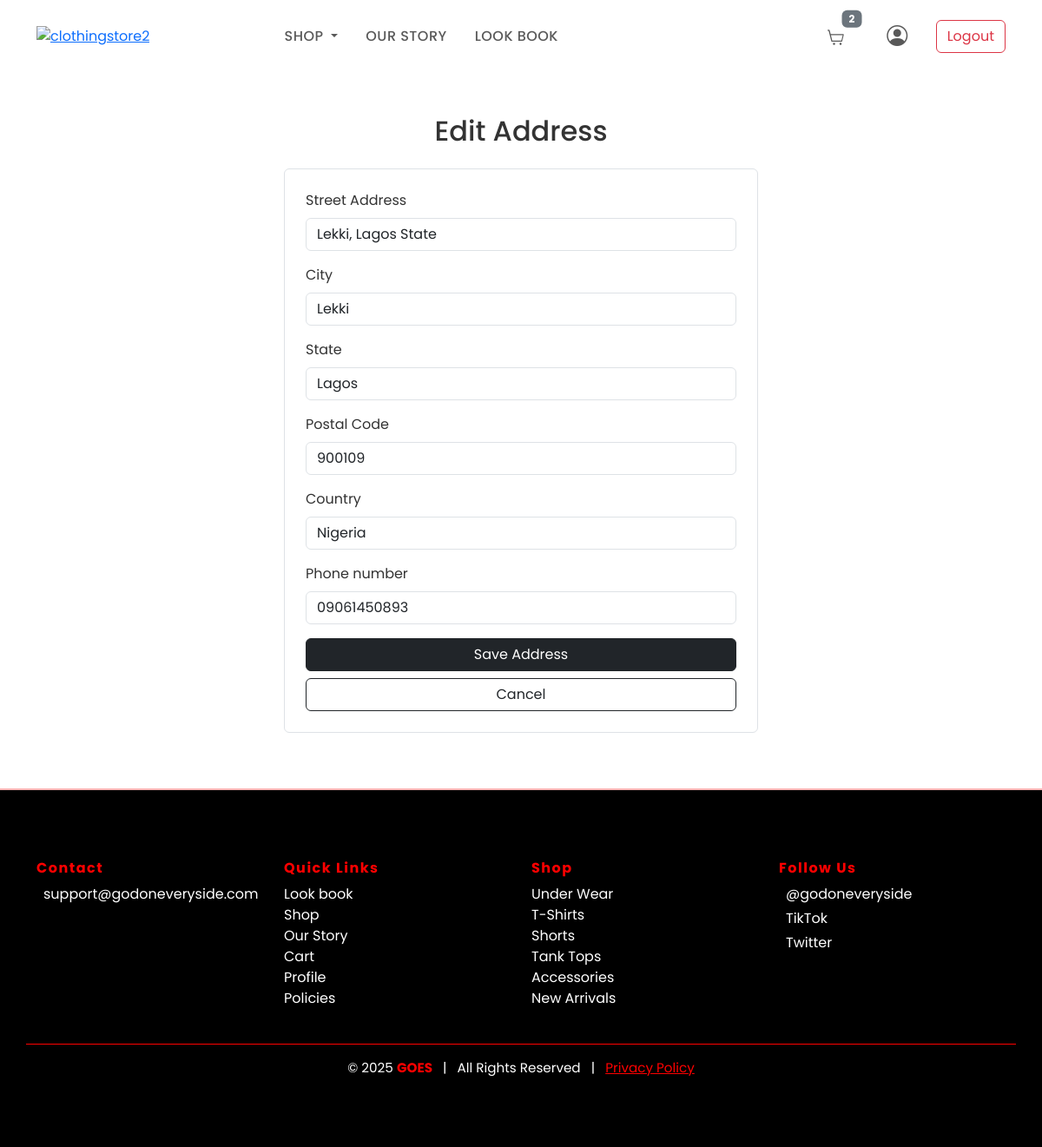
The page /edit-address/ (signed in) on the database its author committed.
### GOESApp/models.py (models this page shows, shortened)
class Address(models.Model):
    full_name = models.CharField(max_length=100, blank=True, null=True)
    street = models.CharField(max_length=255, blank=True, null=True)
    city = models.CharField(max_length=100, blank=True, null=True)
    state = models.CharField(max_length=100, blank=True, null=True)
    postal_code = models.CharField(max_length=20, blank=True, null=True)
    country = models.CharField(max_length=100, blank=True, null=True)
    phone_number = models.CharField(max_length=15, null=True, blank=True)
    class Meta:
        verbose_name = 'Address'
        verbose_name_plural = 'Addresses'

class Category(models.Model):
    name = models.CharField(max_length=100, blank=True, null=True)
    description = models.TextField(blank=True, null=True)
    class Meta:
        verbose_name = "Category"
        verbose_name_plural = "Categories"

### GOESApp/views.py (the view)
# urls.py: path('edit-address/', views.edit_address, name='edit_address'),
@login_required(login_url='/login_user')
def edit_address(request):
    categories = Category.objects.all()
    user = request.user
    address = user.address if hasattr(user, 'address') and user.address else None
    if request.method == 'POST':
        form = AddressForm(request.POST, instance=address)
        if form.is_valid():
            address = form.save()
            if not user.address:
                user.address = address
                user.save()
            messages.success(request, "Address updated successfully.")
            return redirect('profile')
        else:
            messages.error(request, "Please correct the errors in the form.")
    else:
        form = AddressForm(instance=address)
    context = {
        'form': form,
        'is_edit': address,
        'categories': categories,
    }
    return render(request, 'GOESAPP/edit_address.html', context)

### GOESApp/forms.py
class AddressForm(forms.ModelForm):
    state = forms.CharField(
        required=True,
        widget=forms.Select(attrs={'class': 'form-control'}),
    )
    def __init__(self, *args, **kwargs):
        super().__init__(*args, **kwargs)
        self.fields['state'].widget.choices = NIGERIAN_STATES
    country = forms.ChoiceField(
        choices=COUNTRIES,
        required=True,
        widget=forms.Select(attrs={'class': 'form-control'})
    )
    class Meta:
        model = Address
        fields = ['full_name', 'street', 'city', 'state', 'postal_code', 'country','phone_number']
        widgets = {
            'full_name': forms.TextInput(attrs={'class': 'form-control', 'placeholder': 'Enter full name'}),
            'street': forms.TextInput(attrs={'class': 'form-control', 'placeholder': 'Enter street address'}),
            'city': forms.TextInput(attrs={'class': 'form-control', 'placeholder': 'Enter city'}),
            'postal_code': forms.TextInput(attrs={'class': 'form-control', 'placeholder': 'Enter postal code'}),
            'phone_number': forms.TextInput(attrs={'class': 'form-control', 'placeholder': 'Enter Phone Number'}),
        }

### GOESApp/context_processors.py (called while the page is built)
def cart_item_count(request):
    count = 0
    try:
        if request.user.is_authenticated:
            cart = Cart.objects.get(user=request.user)
        else:
            session_key = request.session.session_key
            if not session_key:
                request.session.create()
            session_key = request.session.session_key
            cart = Cart.objects.get(session_key=session_key)
        if cart:
            count = sum(item.quantity for item in cart.items.all())
    except Cart.DoesNotExist:
        pass
    return {'cart_count': count}

### GOESApp/templates/GOESAPP/edit_address.html (shortened to what this page needs)
{% load static %}
<!DOCTYPE html>
<html lang="en">
<head>
  <link href="https://cdn.jsdelivr.net/npm/bootstrap@5.3.0/dist/css/bootstrap.min.css" rel="stylesheet" />
  <link href="https://cdn.jsdelivr.net/npm/bootstrap-icons@1.10.5/font/bootstrap-icons.css" rel="stylesheet" />
</head>
<body>
  <nav class="navbar navbar-expand-lg navbar-light bg-white py-3">
    <div class="container">
      <div class="mcb-column-inner mfn-module-wrapper mcb-column-inner-hh9pp43d mcb-item-header_logo-inner">
        <a class="logo-wrapper" href="{% url 'home' %}">
          <img style="width:100px;" src="{% static 'images/LOGO_20_TRANS[1].png'%}" alt="clothingstore2" />
        </a>
      </div>
      <div class="collapse navbar-collapse" id="navMenu">
        <ul class="navbar-nav mx-auto">
          <li class="nav-item dropdown">
            <a class="nav-link dropdown-toggle" href="#" id="collectionsDropdown" role="button" data-bs-toggle="dropdown" aria-expanded="false">
              Shop
            </a>
          </li>
          <li class="nav-item">
            <a class="nav-link" href="{% url 'our_story' %}">Our Story</a>
          </li>
          <li class="nav-item">
            <a class="nav-link" href="{% url 'shop' %}">Look Book</a>
          </li>
        </ul>
        <ul class="navbar-nav ms-auto align-items-center">
          {% if user.is_authenticated %}
            <li class="nav-item me-3">
              <a class="nav-link position-relative" href="{% url 'cart' %}">
                {% if cart_count > 0 %}
                  <span class="badge bg-secondary position-absolute top-0 start-100 translate-middle">{{ cart_count }}</span>
                {% endif %}
              </a>
            </li>
            <li class="nav-item me-3">
              <a class="nav-link" href="{% url 'profile' %}" title="Your Account">
                <i class="bi bi-person-circle" style="font-size: 1.5rem;"></i>
              </a>
            </li>
            <li class="nav-item">
              <a class="btn btn-outline-danger" href="{% url 'logout_user' %}">Logout</a>
            </li>
          {% endif %}
        </ul>
      </div>
    </div>
  </nav>
  <section class="container my-5">
    <h2 class="mb-4 text-center">{% if is_edit %}Edit Address{% else %}Add Address{% endif %}</h2>
    <div class="row justify-content-center">
      <div class="col-lg-6">
        <div class="border rounded p-4">
          <form method="POST">
            <div class="mb-3">
              <label for="{{ form.street.id_for_label }}" class="form-label">Street Address</label>
              {{ form.street }}
            </div>
            <div class="mb-3">
              <label for="{{ form.city.id_for_label }}" class="form-label">City</label>
              {{ form.city }}
            </div>
            <div class="mb-3">
              <label for="{{ form.state.id_for_label }}" class="form-label">State</label>
              {{ form.state }}
            </div>
            <div class="mb-3">
              <label for="{{ form.postal_code.id_for_label }}" class="form-label">Postal Code</label>
              {{ form.postal_code }}
            </div>
            <div class="mb-3">
              <label for="{{ form.country.id_for_label }}" class="form-label">Country</label>
              {{ form.country }}
            </div>
            <div class="md-3">
                <label for="{{ form.phone_number.id_for_label }}" class="form-label">Phone number</label>
                {{ form.phone_number }}
              </div>
            <div class="d-grid mt-3 gap-2">
              <button type="submit" class="btn btn-dark">Save Address</button>
              <a href="{% url 'profile' %}" class="btn btn-outline-dark">Cancel</a>
            </div>
          </form>
        </div>
      </div>
    </div>
  </section>
			<footer id="mfn-footer-template" class="text-white" style="background-color: #000 !important; font-family: 'Poppins', sans-serif; border-top: 2px solid  #ffb3b3;">
			<div class="container py-5">
				<div class="row gy-4">
				<div class="col-12 col-sm-6 col-md-3">
					<h6 style="color:  red; font-weight: 700; letter-spacing: 1.5px;">Contact</h6>
					<p class="mb-2" style="font-size: 1rem;">
					<a href="mailto:godoneveryside@outlook.com" class="text-white text-decoration-none">support@godoneveryside.com</a>
					</p>
					<p style="font-size: 1rem;">
					</p>
				</div>
				<div class="col-12 col-sm-6 col-md-3">
					<h6 style="color: red; font-weight: 700; letter-spacing: 1.5px;">Quick Links</h6>
					<ul class="list-unstyled" style="font-size: 1rem;">
					<li><a href="{% url 'shop' %}" class="text-white text-decoration-none">Look book</a></li>
					<li><a href="{% url 'shop' %}" class="text-white text-decoration-none">Shop</a></li>
					<li><a href="{% url 'our_story' %}" class="text-white text-decoration-none">Our Story</a></li>
					<li><a href="{% url 'cart' %}" class="text-white text-decoration-none">Cart</a></li>
					<li><a href="{% url 'profile' %}" class="text-white text-decoration-none">Profile</a></li>
					<li><a href="{% url 'policies' %}" class="text-white text-decoration-none">Policies</a></li>
					</ul>
				</div>
				<div class="col-12 col-sm-6 col-md-3">
					<h6 style="color:  red; font-weight: 700; letter-spacing: 1.5px;">Shop</h6>
					<ul class="list-unstyled" style="font-size: 1rem;">
					{% for category in categories %}
						<li><a href="{% url 'shop' %}?category={{ category.id }}" class="text-white text-decoration-none" >{{ category.name }}</a></li>
					{% empty %}
						<li class="text-muted">No collections found.</li>
					{% endfor %}
					</ul>
				</div>
				<div class="col-12 col-sm-6 col-md-3">
					<h6 style="color:  red; font-weight: 700; letter-spacing: 1.5px;">Follow Us</h6>
					<p class="mb-1" style="font-size: 1rem;">
					<a href="https://www.instagram.com/godoneveryside/" target="_blank" class="text-white text-decoration-none">@godoneveryside</a>
					</p>
					<p class="mb-1" style="font-size: 1rem;">
					<a href="https://www.tiktok.com/@godoneveryside" target="_blank" class="text-white text-decoration-none">TikTok</a>
					</p>
					<p style="font-size: 1rem;">
					<a href="https://twitter.com/godoneveryside" target="_blank" class="text-white text-decoration-none">Twitter</a>
					</p>
				</div>
				</div>
				<div class="row mt-4 pt-3 border-top" style="border-color:  red !important;">
				<div class="col text-center" style="font-size: 0.95rem;">
					<span>© 2025 <strong style="color:  red;">GOES</strong></span>
					<span class="mx-2">|</span>
					<span>All Rights Reserved</span>
					<span class="mx-2">|</span>
					<a href="{% url 'policies' %}" class="text-decoration-underline" style="color:  red;">Privacy Policy</a>
				</div>
				</div>
			</div>
			</footer>
</body>
</html>

### GOESApp/templates/GOESAPP/edit_address.html (style rules this page uses)
body { font-family: 'Poppins', sans-serif; color: #333; }
.btn-outline-dark { border-radius: 0.375rem; }
.nav-link { text-transform: uppercase; font-weight: 500; letter-spacing: .5px; margin: 0 .5rem; }
footer { margin-top: 4rem; padding: 2rem 0; background: #fafafa; }

### rows shown on the page
Address: street "Lekki, Lagos State", city "Lekki", state "Lagos", postal_code "900109", country "Nigeria", phone_number "09061450893"
Category: name "Under Wear"
Category: name "T-Shirts"
Category: name "Shorts"
Category: name "Tank Tops"
Category: name "Accessories"
Category: name "New Arrivals"

### other values the page prints
{{ cart_count }} "2"
